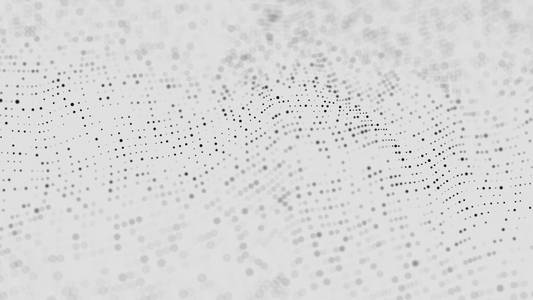
#> input picture Python2/54_Gaussian_filter/img1.jpeg, 533 x 300 px, found by its file name
$ python submit1.py
#> lines starting #> are read from the running program, lines starting #| are printed output that depends on the picture
# 直方图均衡化
# 用于增强图像对比度

import matplotlib.pyplot as plt
import cv2

path = r'E:\All_Code\Python_Notepad++\53_Histogram equalization\img1.jpeg'
img = cv2.imread(path)
#> img is the input picture: shape (300, 533, 3); min 0, max 255, mean 217.4
img = cv2.cvtColor(img, cv2.COLOR_BGR2GRAY)
#> img: shape (300, 533)
plt.hist(img.ravel(), bins=256)
plt.title('origin')
plt.show()  # 原始直方图
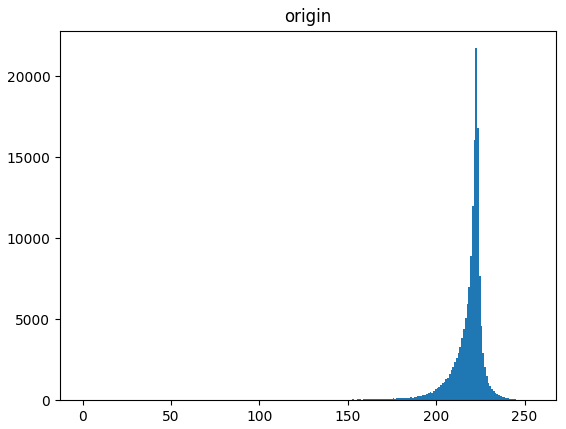
#> figure drawn by matplotlib, 1 panel; tallest bar 21723 high, from x = 222.1 to 223.1
img = cv2.cvtColor(img, cv2.COLOR_BGR2RGB)
plt.title('origin')
plt.imshow(img)
plt.show()  # 原始灰度图

img = cv2.cvtColor(img, cv2.COLOR_BGR2GRAY)
img = cv2.equalizeHist(img)
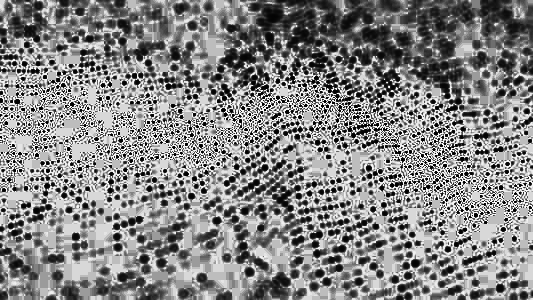
#> img: shape (300, 533); min 0, max 255, mean 135.1
plt.hist(img.ravel(), bins=256)
plt.title('systemEqualize')
plt.show()  # 均衡化直方图
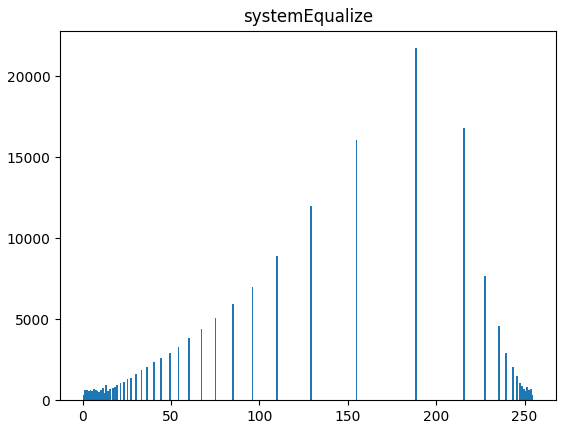
#> figure drawn by matplotlib, 1 panel; tallest bar 21723 high, from x = 188.3 to 189.3
img = cv2.cvtColor(img, cv2.COLOR_BGR2RGB)
#> img: shape (300, 533, 3)
plt.imshow(img)
plt.title('systemEqualize')
plt.show()  # 均衡化灰度图

# 高斯滤波
# 去除噪点
path = r'E:\All_Code\Python_Notepad++\54_Gaussian_filter\img1.jpeg'
Gn=cv2.imread(path)
Gf=cv2.GaussianBlur(Gn,(3,3),0,0)
cv2.imshow("噪声图像",Gn)
cv2.imshow("高斯滤波处理结果图像",Gf)
cv2.waitKey()
cv2.destroyAllWindows()
